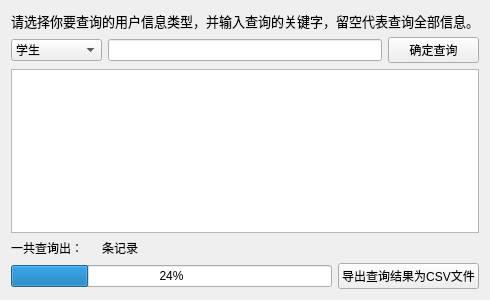
<?xml version="1.0" encoding="UTF-8"?>
<ui version="4.0">
 <class>query_all</class>
 <widget class="QWidget" name="query_all">
  <property name="geometry">
   <rect>
    <x>0</x>
    <y>0</y>
    <width>486</width>
    <height>300</height>
   </rect>
  </property>
  <property name="windowTitle">
   <string>Form</string>
  </property>
  <layout class="QVBoxLayout" name="verticalLayout">
   <item>
    <widget class="QLabel" name="label">
     <property name="font">
      <font>
       <pointsize>10</pointsize>
      </font>
     </property>
     <property name="text">
      <string>请选择你要查询的用户信息类型，并输入查询的关键字，留空代表查询全部信息。</string>
     </property>
    </widget>
   </item>
   <item>
    <layout class="QHBoxLayout" name="horizontalLayout" stretch="2,6,2">
     <item>
      <widget class="QComboBox" name="comboBox">
       <item>
        <property name="text">
         <string>学生</string>
        </property>
       </item>
       <item>
        <property name="text">
         <string>老师</string>
        </property>
       </item>
       <item>
        <property name="text">
         <string>管理员</string>
        </property>
       </item>
      </widget>
     </item>
     <item>
      <widget class="QLineEdit" name="lineEdit"/>
     </item>
     <item>
      <widget class="QPushButton" name="pushButton">
       <property name="text">
        <string>确定查询</string>
       </property>
      </widget>
     </item>
    </layout>
   </item>
   <item>
    <widget class="QTableWidget" name="tableWidget">
     <property name="maximumSize">
      <size>
       <width>16777215</width>
       <height>16777215</height>
      </size>
     </property>
    </widget>
   </item>
   <item>
    <layout class="QHBoxLayout" name="horizontalLayout_4">
     <item>
      <widget class="QLabel" name="label_2">
       <property name="sizePolicy">
        <sizepolicy hsizetype="Fixed" vsizetype="Preferred">
         <horstretch>0</horstretch>
         <verstretch>0</verstretch>
        </sizepolicy>
       </property>
       <property name="text">
        <string>一共查询出：</string>
       </property>
      </widget>
     </item>
     <item>
      <widget class="QLabel" name="numl">
       <property name="sizePolicy">
        <sizepolicy hsizetype="Fixed" vsizetype="Preferred">
         <horstretch>0</horstretch>
         <verstretch>0</verstretch>
        </sizepolicy>
       </property>
       <property name="text">
        <string/>
       </property>
      </widget>
     </item>
     <item>
      <widget class="QLabel" name="label_4">
       <property name="text">
        <string>条记录</string>
       </property>
      </widget>
     </item>
    </layout>
   </item>
   <item>
    <layout class="QHBoxLayout" name="horizontalLayout_2" stretch="8,2">
     <property name="topMargin">
      <number>0</number>
     </property>
     <item>
      <widget class="QProgressBar" name="progressBar">
       <property name="value">
        <number>24</number>
       </property>
      </widget>
     </item>
     <item>
      <widget class="QPushButton" name="pushButton_2">
       <property name="text">
        <string>导出查询结果为CSV文件</string>
       </property>
      </widget>
     </item>
    </layout>
   </item>
  </layout>
 </widget>
 <resources/>
 <connections/>
</ui>
